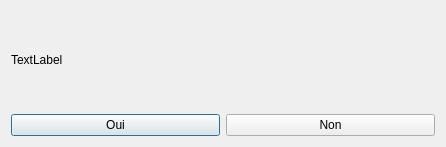
<?xml version="1.0" encoding="UTF-8"?>
<ui version="4.0">
 <class>ConfirmDeleteBookDialog</class>
 <widget class="QDialog" name="ConfirmDeleteBookDialog">
  <property name="geometry">
   <rect>
    <x>0</x>
    <y>0</y>
    <width>446</width>
    <height>147</height>
   </rect>
  </property>
  <property name="windowTitle">
   <string>Dialog</string>
  </property>
  <layout class="QVBoxLayout" name="verticalLayout">
   <item>
    <widget class="QLabel" name="label">
     <property name="text">
      <string>TextLabel</string>
     </property>
    </widget>
   </item>
   <item>
    <layout class="QHBoxLayout" name="horizontalLayout">
     <item>
      <widget class="QPushButton" name="pushButton">
       <property name="text">
        <string>Oui</string>
       </property>
      </widget>
     </item>
     <item>
      <widget class="QPushButton" name="pushButton_2">
       <property name="text">
        <string>Non</string>
       </property>
      </widget>
     </item>
    </layout>
   </item>
  </layout>
 </widget>
 <resources/>
 <connections/>
</ui>
